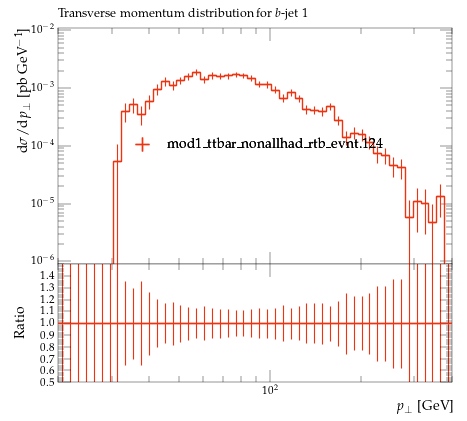

The Python source for this figure:
#! /usr/bin/env python

# This Python script was auto-generated using YODA v2.0.2.
# Analysis object: /MC_TTBAR/onelep_jetb_1_pT
# Timestamp: 07-08-2026 (10:19:45)

import matplotlib as mpl
import matplotlib.pyplot as plt
mpl.use('Agg') # comment out for interactive use
import os
import numpy as np

plotDir = os.path.split(os.path.realpath(__file__))[0]
if 'YODA_USER_PLOT_PATH' in globals():
    plot_outdir = globals()['YODA_USER_PLOT_PATH']
else:
    plot_outdir = plotDir

#plot style
plt.style.use(os.path.join(plotDir, '../default.mplstyle'))
# plot metadata
figW, figH = plt.rcParams['figure.figsize']
ax_xLabel = r'$p_\perp$ [GeV]'
ax_yLabel = r'$\mathrm{d}\sigma/\mathrm{d}p_\perp$ [pb GeV$^{-1}$]'
ax_title  = r'Transverse momentum distribution for $b$-jet 1'
ax_xScale = 'log'
ax_yScale = 'log'
xLims = (20.0, 400.0)
yLims = (9e-07, 0.011000000000000001)

# TeX-friendly labels for the legend
labels = {
    'legend' : ([ r"mod1\_ttbar\_nonallhad\_rtb\_evnt.124" ], r""),
}

# Adjust canvas width and height
canvasW = 10.0
canvasH = 9.0
figW *= canvasW/10.
figH *= canvasH/9.

# Create figure and axis objects
fig, (ax, ratio0_ax) = plt.subplots(2, 1, sharex=True,
                  figsize=(figW,figH), gridspec_kw={'height_ratios': (6.0, 3.0)})

# Set figure margins
plt.subplots_adjust(
    left   = 1.0 * plt.rcParams['figure.subplot.left'],
    right  = 1.0 * plt.rcParams['figure.subplot.right'],
    top    = 1.0 * plt.rcParams['figure.subplot.top'],
    bottom = 1.0 * plt.rcParams['figure.subplot.bottom'])

ratio0_ax.yaxis.set_major_locator(mpl.ticker.MultipleLocator(0.1))
ratio0_ax.set_ylim(0.5, 1.4999)
ratio0_ax.set_ylabel('Ratio')

# the numerical data is stored in a separate file
dataf = dict()
prefix = os.path.split(__file__)[0]
if prefix:    prefix = prefix + '/'
exec(open(prefix+'onelep_jetb_1_pT__data.py').read(), dataf)


legend_handles = dict() # keep track of handles for the legend

# style options for curves
# starts at zorder>=5 to draw curve on top of legend
styles = {
  'mod1_ttbar_nonallhad_rtb_evnt.124.yoda.gz': {
    'color' : '#EE3311',
    'linestyle' : '-',
    'linewidth' : 1,
    'marker' : 'none',
    'markersize' : 2,
    'capsize' : 0.0,
    'zorder' : 5,
    'histstyle' : 1,
    'drawstyle' : 'steps-pre',
    'xerrorbars' : 1,
    'yerrorbars' : 1,
    'fillcolor' : None,
    'fillopacity' : 1.0,
    'ratio0_linestyle' : '-',
    'ratio0_linewidth' : 1,
    'ratio0_marker' : 'none',
    'ratio0_markersize' : 2,
    'ratio0_capsize' : 0.0,
    'ratio0_zorder' : 5,
    'ratio0_histstyle' : 1,
    'ratio0_drawstyle' : 'steps-pre',
    'ratio0_xerrorbars' : 1,
    'ratio0_yerrorbars' : 1,
  },
}

# curve from input yoda files in main panel
for label, yvals in dataf['yvals'].items():
    if all(np.isnan(v) for v in dataf['yvals'][label]):
        continue
    tmp = None
    if styles[label]['histstyle']: # draw as histogram
        xpos = dataf['xedges'][label] if styles[label]['drawstyle'] else dataf['xpoints'][label]
        ypos = np.insert(yvals, 0, yvals[0]) if styles[label]['drawstyle'] else yvals
        if styles[label]['fillcolor']: # fill area below curve
            ax.fill_between(xpos, ypos, step='pre',
                            color=styles[label]['fillcolor'],
                            alpha=styles[label]['fillopacity'])
        tmp, = ax.plot(xpos, ypos,
                       color=styles[label]['color'],
                       linestyle=styles[label]['linestyle'],
                       linewidth=styles[label]['linewidth'],
                       drawstyle=styles[label]['drawstyle'], solid_joinstyle='miter',
                       zorder=styles[label]['zorder'], label=label)
    tmp = ax.errorbar(dataf['xpoints'][label], yvals,
                      xerr=np.array(dataf['xerrs'][label])*styles[label]['xerrorbars'],
                      yerr=np.array(dataf['yerrs'][label])*styles[label]['yerrorbars'],
                      fmt=styles[label]['marker'], capsize=styles[label]['capsize'],
                      markersize=styles[label]['markersize'],
                      ecolor=styles[label]['color'],
                      color=styles[label]['color'], zorder=styles[label]['zorder'])
    tmp[-1][0].set_linestyle(styles[label]['linestyle'])
    tmp[-1][0].set_linewidth(styles[label]['linewidth'])
    if label in dataf['add_legend_handle']:  legend_handles[label] = tmp
    for varLabel in dataf['variation_yvals'].keys():
        if varLabel.startswith(label):
            tmp, = ax.plot(dataf['xedges'][label], dataf['variation_yvals'][varLabel],
                           color=styles[label]['color'],
                           linestyle=styles[label]['linestyle'],
                           linewidth=styles[label]['linewidth'],
                           drawstyle='steps-pre', solid_joinstyle='miter',
                           zorder=styles[label]['zorder'], alpha=0.5)


# plots on ratio panel
# curve from input yoda files in ratio panel
for label, yvals in dataf['ratio0_yvals'].items():
    if all(np.isnan(v) for v in yvals):
        continue
    if styles[label]['ratio0_histstyle']: # plot as histogram
        xpos = dataf['xedges']['mod1_ttbar_nonallhad_rtb_evnt.124.yoda.gz'] if styles[label]['ratio0_drawstyle'] else dataf['xpoints']['mod1_ttbar_nonallhad_rtb_evnt.124.yoda.gz']
        ypos = np.insert(yvals, 0, yvals[0]) if styles[label]['ratio0_drawstyle'] else yvals
        ratio0_ax.plot(xpos, ypos,
                       color=styles[label]['color'],
                       linewidth=styles[label]['linewidth'],
                       linestyle=styles[label]['ratio0_linestyle'],
                       drawstyle=styles[label]['ratio0_drawstyle'], zorder=styles[label]['zorder'],
                       solid_joinstyle='miter')
    tmp = ratio0_ax.errorbar(dataf['xpoints']['mod1_ttbar_nonallhad_rtb_evnt.124.yoda.gz'], yvals,
                             xerr=np.array(dataf['ref_xerrs'])*styles[label]['ratio0_xerrorbars'],
                             yerr=np.array(dataf['ratio0_yerrs'][label])*styles[label]['ratio0_yerrorbars'],
                             fmt=styles[label]['ratio0_marker'], capsize=styles[label]['ratio0_capsize'],
                             markersize=styles[label]['ratio0_markersize'],
                             ecolor=styles[label]['color'],
                             color=styles[label]['color'])
    tmp[-1][0].set_linestyle(styles[label]['ratio0_linestyle'])
    tmp[-1][0].set_linewidth(styles[label]['ratio0_linewidth'])

    for varlabel in dataf['ratio0_variation_vals'].keys():
        if varlabel.startswith(label):
            ratio0_ax.plot(dataf['xedges']['mod1_ttbar_nonallhad_rtb_evnt.124.yoda.gz'],
                            dataf['ratio0_variation_vals'][varlabel],
                            color=styles[label]['color'],
                            linestyle=styles[label]['linestyle'],
                            linewidth=styles[label]['linewidth'],
                            drawstyle='steps-pre', solid_joinstyle='miter',
                            zorder=1, alpha=0.5)

legend_items = list(legend_handles.values())
ax.add_artist(ax.legend(legend_items,
                        labels['legend'][0],
                        title=labels['legend'][1],
                        alignment='left',
                        loc='center',
                        bbox_to_anchor=(0.5, 0.5)))

# set plot metadata as defined above
ratio0_ax.set_xlabel(ax_xLabel)
ratio0_ax.xaxis.set_label_coords(1., -0.15)
ax.set_ylabel(ax_yLabel, ha='right', va='top')
ax.yaxis.set_label_coords(-0.11, 1.0)
ax.set_title(ax_title, loc='left')
ax.set_xscale(ax_xScale)
ax.set_yscale(ax_yScale)
ax.set_xlim(xLims)
ax.set_ylim(yLims)

# tick formatting
plt.rcParams['xtick.top'] = True
plt.rcParams['ytick.right'] = True
ax.yaxis.set_major_locator(mpl.ticker.LogLocator(base=10.0, numticks=np.inf))
ax.yaxis.set_minor_locator(mpl.ticker.LogLocator(
                           base=10.0, subs=np.arange(0.1, 1, 0.1), numticks=np.inf))
fig.align_ylabels((ax, ratio0_ax))
plt.savefig(os.path.join(plot_outdir, 'onelep_jetb_1_pT.pdf'), format='PDF')
plt.savefig(os.path.join(plot_outdir, 'onelep_jetb_1_pT.png'), format='PNG')

plt.close(fig)
